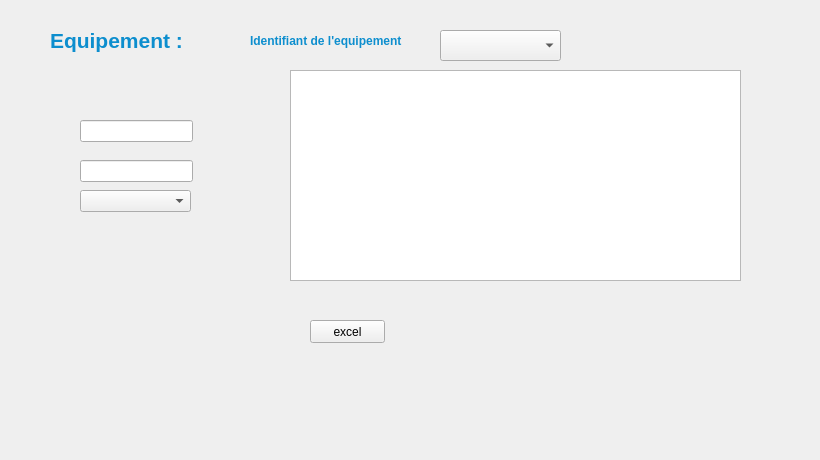
        <widget class="QWidget" name="tab_27">
         <attribute name="title">
          <string>Ajouter</string>
         </attribute>
         <widget class="QComboBox" name="x3">
          <property name="geometry">
           <rect>
            <x>80</x>
            <y>190</y>
            <width>111</width>
            <height>22</height>
           </rect>
          </property>
         </widget>
         <widget class="QLabel" name="label_51">
          <property name="geometry">
           <rect>
            <x>250</x>
            <y>20</y>
            <width>181</width>
            <height>41</height>
           </rect>
          </property>
          <property name="styleSheet">
           <string notr="true">color: #0d8ece;
font-size:50;
font:bold large;</string>
          </property>
          <property name="text">
           <string>Identifiant de l'equipement</string>
          </property>
         </widget>
         <widget class="QPushButton" name="Actualiser_2">
          <property name="geometry">
           <rect>
            <x>600</x>
            <y>30</y>
            <width>25</width>
            <height>30</height>
           </rect>
          </property>
          <property name="styleSheet">
           <string notr="true">background-color:tranparent;
border-image:url(:/images/icones/rotation.png);
background:none;
border:none;
background-repeat:none;</string>
          </property>
          <property name="text">
           <string/>
          </property>
         </widget>
         <widget class="QPushButton" name="statistique">
          <property name="geometry">
           <rect>
            <x>580</x>
            <y>310</y>
            <width>50</width>
            <height>50</height>
           </rect>
          </property>
          <property name="font">
           <font>
            <family>Arial Black</family>
            <pointsize>11</pointsize>
            <weight>75</weight>
            <bold>true</bold>
           </font>
          </property>
          <property name="autoFillBackground">
           <bool>false</bool>
          </property>
          <property name="styleSheet">
           <string notr="true">background-color:tranparent;
border-image:url(:/images/icones/stat.png);
background:none;
border:none;
background-repeat:none;</string>
          </property>
          <property name="text">
           <string/>
          </property>
         </widget>
         <widget class="QLabel" name="label_8">
          <property name="geometry">
           <rect>
            <x>50</x>
            <y>20</y>
            <width>241</width>
            <height>41</height>
           </rect>
          </property>
          <property name="font">
           <font>
            <pointsize>16</pointsize>
            <weight>75</weight>
            <italic>false</italic>
            <bold>true</bold>
           </font>
          </property>
          <property name="styleSheet">
           <string notr="true">color: #0d8ece;
font-size:50;
font:bold large;</string>
          </property>
          <property name="text">
           <string>Equipement :</string>
          </property>
         </widget>
         <widget class="QLabel" name="label_pic">
          <property name="geometry">
           <rect>
            <x>30</x>
            <y>280</y>
            <width>291</width>
            <height>141</height>
           </rect>
          </property>
          <property name="text">
           <string/>
          </property>
         </widget>
         <widget class="QPushButton" name="pushButton_27">
          <property name="geometry">
           <rect>
            <x>30</x>
            <y>350</y>
            <width>50</width>
            <height>50</height>
           </rect>
          </property>
          <property name="palette">
           <palette>
            <active>
             <colorrole role="WindowText">
              <brush brushstyle="SolidPattern">
               <color alpha="255">
                <red>85</red>
                <green>170</green>
                <blue>255</blue>
               </color>
              </brush>
             </colorrole>
             <colorrole role="Button">
              <brush brushstyle="SolidPattern">
               <color alpha="255">
                <red>0</red>
                <green>170</green>
                <blue>255</blue>
               </color>
              </brush>
             </colorrole>
             <colorrole role="Light">
              <brush brushstyle="SolidPattern">
               <color alpha="255">
                <red>127</red>
                <green>213</green>
                <blue>255</blue>
               </color>
              </brush>
             </colorrole>
             <colorrole role="Midlight">
              <brush brushstyle="SolidPattern">
               <color alpha="255">
                <red>63</red>
                <green>191</green>
                <blue>255</blue>
               </color>
              </brush>
             </colorrole>
             <colorrole role="Dark">
              <brush brushstyle="SolidPattern">
               <color alpha="255">
                <red>85</red>
                <green>170</green>
                <blue>255</blue>
               </color>
              </brush>
             </colorrole>
             <colorrole role="Mid">
              <brush brushstyle="SolidPattern">
               <color alpha="255">
                <red>85</red>
                <green>170</green>
                <blue>255</blue>
               </color>
              </brush>
             </colorrole>
             <colorrole role="Text">
              <brush brushstyle="SolidPattern">
               <color alpha="255">
                <red>85</red>
                <green>170</green>
                <blue>255</blue>
               </color>
              </brush>
             </colorrole>
             <colorrole role="BrightText">
              <brush brushstyle="SolidPattern">
               <color alpha="255">
                <red>255</red>
                <green>255</green>
                <blue>255</blue>
               </color>
              </brush>
             </colorrole>
             <colorrole role="ButtonText">
              <brush brushstyle="SolidPattern">
               <color alpha="255">
                <red>0</red>
                <green>0</green>
                <blue>0</blue>
               </color>
              </brush>
             </colorrole>
             <colorrole role="Base">
              <brush brushstyle="SolidPattern">
               <color alpha="255">
                <red>255</red>
                <green>255</green>
                <blue>255</blue>
               </color>
              </brush>
             </colorrole>
             <colorrole role="Window">
              <brush brushstyle="SolidPattern">
               <color alpha="255">
                <red>0</red>
                <green>170</green>
                <blue>255</blue>
               </color>
              </brush>
             </colorrole>
             <colorrole role="Shadow">
              <brush brushstyle="SolidPattern">
               <color alpha="255">
                <red>0</red>
                <green>0</green>
                <blue>0</blue>
               </color>
              </brush>
             </colorrole>
             <colorrole role="AlternateBase">
              <brush brushstyle="SolidPattern">
               <color alpha="255">
                <red>127</red>
                <green>212</green>
                <blue>255</blue>
               </color>
              </brush>
             </colorrole>
             <colorrole role="ToolTipBase">
              <brush brushstyle="SolidPattern">
               <color alpha="255">
                <red>255</red>
                <green>255</green>
                <blue>220</blue>
               </color>
              </brush>
             </colorrole>
             <colorrole role="ToolTipText">
              <brush brushstyle="SolidPattern">
               <color alpha="255">
                <red>0</red>
                <green>0</green>
                <blue>0</blue>
               </color>
              </brush>
             </colorrole>
             <colorrole role="PlaceholderText">
              <brush brushstyle="SolidPattern">
               <color alpha="128">
                <red>85</red>
                <green>170</green>
                <blue>255</blue>
               </color>
              </brush>
             </colorrole>
            </active>
            <inactive>
             <colorrole role="WindowText">
              <brush brushstyle="SolidPattern">
               <color alpha="255">
                <red>85</red>
                <green>170</green>
                <blue>255</blue>
               </color>
              </brush>
             </colorrole>
             <colorrole role="Button">
              <brush brushstyle="SolidPattern">
               <color alpha="255">
                <red>0</red>
                <green>170</green>
                <blue>255</blue>
               </color>
              </brush>
             </colorrole>
             <colorrole role="Light">
              <brush brushstyle="SolidPattern">
               <color alpha="255">
                <red>127</red>
                <green>213</green>
                <blue>255</blue>
               </color>
              </brush>
             </colorrole>
             <colorrole role="Midlight">
              <brush brushstyle="SolidPattern">
               <color alpha="255">
                <red>63</red>
                <green>191</green>
                <blue>255</blue>
               </color>
              </brush>
             </colorrole>
             <colorrole role="Dark">
              <brush brushstyle="SolidPattern">
               <color alpha="255">
                <red>85</red>
                <green>170</green>
                <blue>255</blue>
               </color>
              </brush>
             </colorrole>
             <colorrole role="Mid">
              <brush brushstyle="SolidPattern">
               <color alpha="255">
                <red>85</red>
                <green>170</green>
                <blue>255</blue>
               </color>
              </brush>
             </colorrole>
             <colorrole role="Text">
              <brush brushstyle="SolidPattern">
               <color alpha="255">
                <red>85</red>
                <green>170</green>
                <blue>255</blue>
               </color>
              </brush>
             </colorrole>
             <colorrole role="BrightText">
              <brush brushstyle="SolidPattern">
               <color alpha="255">
                <red>255</red>
                <green>255</green>
                <blue>255</blue>
               </color>
              </brush>
             </colorrole>
             <colorrole role="ButtonText">
              <brush brushstyle="SolidPattern">
               <color alpha="255">
                <red>0</red>
                <green>0</green>
                <blue>0</blue>
               </color>
              </brush>
             </colorrole>
             <colorrole role="Base">
              <brush brushstyle="SolidPattern">
               <color alpha="255">
                <red>255</red>
                <green>255</green>
                <blue>255</blue>
               </color>
              </brush>
             </colorrole>
             <colorrole role="Window">
              <brush brushstyle="SolidPattern">
               <color alpha="255">
                <red>0</red>
                <green>170</green>
                <blue>255</blue>
               </color>
              </brush>
             </colorrole>
             <colorrole role="Shadow">
              <brush brushstyle="SolidPattern">
               <color alpha="255">
                <red>0</red>
                <green>0</green>
                <blue>0</blue>
               </color>
              </brush>
             </colorrole>
             <colorrole role="AlternateBase">
              <brush brushstyle="SolidPattern">
               <color alpha="255">
                <red>127</red>
                <green>212</green>
                <blue>255</blue>
               </color>
              </brush>
             </colorrole>
             <colorrole role="ToolTipBase">
              <brush brushstyle="SolidPattern">
               <color alpha="255">
                <red>255</red>
                <green>255</green>
                <blue>220</blue>
               </color>
              </brush>
             </colorrole>
             <colorrole role="ToolTipText">
              <brush brushstyle="SolidPattern">
               <color alpha="255">
                <red>0</red>
                <green>0</green>
                <blue>0</blue>
               </color>
              </brush>
             </colorrole>
             <colorrole role="PlaceholderText">
              <brush brushstyle="SolidPattern">
               <color alpha="128">
                <red>85</red>
                <green>170</green>
                <blue>255</blue>
               </color>
              </brush>
             </colorrole>
            </inactive>
            <disabled>
             <colorrole role="WindowText">
              <brush brushstyle="SolidPattern">
               <color alpha="255">
                <red>85</red>
                <green>170</green>
                <blue>255</blue>
               </color>
              </brush>
             </colorrole>
             <colorrole role="Button">
              <brush brushstyle="SolidPattern">
               <color alpha="255">
                <red>0</red>
                <green>170</green>
                <blue>255</blue>
               </color>
              </brush>
             </colorrole>
             <colorrole role="Light">
              <brush brushstyle="SolidPattern">
               <color alpha="255">
                <red>127</red>
                <green>213</green>
                <blue>255</blue>
               </color>
              </brush>
             </colorrole>
             <colorrole role="Midlight">
              <brush brushstyle="SolidPattern">
               <color alpha="255">
                <red>63</red>
                <green>191</green>
                <blue>255</blue>
               </color>
              </brush>
             </colorrole>
             <colorrole role="Dark">
              <brush brushstyle="SolidPattern">
               <color alpha="255">
                <red>85</red>
                <green>170</green>
                <blue>255</blue>
               </color>
              </brush>
             </colorrole>
             <colorrole role="Mid">
              <brush brushstyle="SolidPattern">
               <color alpha="255">
                <red>85</red>
                <green>170</green>
                <blue>255</blue>
               </color>
              </brush>
             </colorrole>
             <colorrole role="Text">
              <brush brushstyle="SolidPattern">
               <color alpha="255">
                <red>85</red>
                <green>170</green>
                <blue>255</blue>
               </color>
              </brush>
             </colorrole>
             <colorrole role="BrightText">
              <brush brushstyle="SolidPattern">
               <color alpha="255">
                <red>255</red>
                <green>255</green>
                <blue>255</blue>
               </color>
              </brush>
             </colorrole>
             <colorrole role="ButtonText">
              <brush brushstyle="SolidPattern">
               <color alpha="255">
                <red>85</red>
                <green>170</green>
                <blue>255</blue>
               </color>
              </brush>
             </colorrole>
             <colorrole role="Base">
              <brush brushstyle="SolidPattern">
               <color alpha="255">
                <red>0</red>
                <green>170</green>
                <blue>255</blue>
               </color>
              </brush>
             </colorrole>
             <colorrole role="Window">
              <brush brushstyle="SolidPattern">
               <color alpha="255">
                <red>0</red>
                <green>170</green>
                <blue>255</blue>
               </color>
              </brush>
             </colorrole>
             <colorrole role="Shadow">
              <brush brushstyle="SolidPattern">
               <color alpha="255">
                <red>0</red>
                <green>0</green>
                <blue>0</blue>
               </color>
              </brush>
             </colorrole>
             <colorrole role="AlternateBase">
              <brush brushstyle="SolidPattern">
               <color alpha="255">
                <red>0</red>
                <green>170</green>
                <blue>255</blue>
               </color>
              </brush>
             </colorrole>
             <colorrole role="ToolTipBase">
              <brush brushstyle="SolidPattern">
               <color alpha="255">
                <red>255</red>
                <green>255</green>
                <blue>220</blue>
               </color>
              </brush>
             </colorrole>
             <colorrole role="ToolTipText">
              <brush brushstyle="SolidPattern">
               <color alpha="255">
                <red>0</red>
                <green>0</green>
                <blue>0</blue>
               </color>
              </brush>
             </colorrole>
             <colorrole role="PlaceholderText">
              <brush brushstyle="SolidPattern">
               <color alpha="128">
                <red>0</red>
                <green>0</green>
                <blue>0</blue>
               </color>
              </brush>
             </colorrole>
            </disabled>
           </palette>
          </property>
          <property name="font">
           <font>
            <family>Arial Black</family>
            <pointsize>8</pointsize>
            <weight>75</weight>
            <bold>true</bold>
           </font>
          </property>
          <property name="autoFillBackground">
           <bool>false</bool>
          </property>
          <property name="styleSheet">
           <string notr="true">background-color:tranparent;
border-image:url(:/images/icones/exit.png);
background:none;
border:none;
background-repeat:none;</string>
          </property>
          <property name="text">
           <string/>
          </property>
         </widget>
         <widget class="QComboBox" name="x2">
          <property name="geometry">
           <rect>
            <x>440</x>
            <y>30</y>
            <width>121</width>
            <height>31</height>
           </rect>
          </property>
         </widget>
         <widget class="QPushButton" name="actualiser_3">
          <property name="geometry">
           <rect>
            <x>210</x>
            <y>190</y>
            <width>25</width>
            <height>25</height>
           </rect>
          </property>
          <property name="font">
           <font>
            <family>Arial Black</family>
            <pointsize>9</pointsize>
            <weight>75</weight>
            <bold>true</bold>
           </font>
          </property>
          <property name="autoFillBackground">
           <bool>false</bool>
          </property>
          <property name="styleSheet">
           <string notr="true">background-color:tranparent;
border-image:url(:/images/icones/rotation.png);
background:none;
border:none;
background-repeat:none;</string>
          </property>
          <property name="text">
           <string/>
          </property>
         </widget>
         <widget class="QPushButton" name="pdf_4">
          <property name="geometry">
           <rect>
            <x>500</x>
            <y>310</y>
            <width>50</width>
            <height>50</height>
           </rect>
          </property>
          <property name="font">
           <font>
            <family>Arial Black</family>
            <pointsize>11</pointsize>
            <weight>75</weight>
            <bold>true</bold>
           </font>
          </property>
          <property name="autoFillBackground">
           <bool>false</bool>
          </property>
          <property name="styleSheet">
           <string notr="true">background-color:tranparent;
border-image:url(:/images/icones/pdf.png);
background:none;
border:none;
background-repeat:none;</string>
          </property>
          <property name="text">
           <string/>
          </property>
         </widget>
         <widget class="QPushButton" name="pb_supprimer_3">
          <property name="geometry">
           <rect>
            <x>570</x>
            <y>30</y>
            <width>30</width>
            <height>30</height>
           </rect>
          </property>
          <property name="autoFillBackground">
           <bool>false</bool>
          </property>
          <property name="styleSheet">
           <string notr="true">background-color:tranparent;
border-image:url(:/images/icones/delete.png);
background:none;
border:none;
background-repeat:none;</string>
          </property>
          <property name="text">
           <string/>
          </property>
         </widget>
         <widget class="QPushButton" name="exporter">
          <property name="geometry">
           <rect>
            <x>660</x>
            <y>310</y>
            <width>50</width>
            <height>50</height>
           </rect>
          </property>
          <property name="font">
           <font>
            <family>Arial Black</family>
            <pointsize>11</pointsize>
            <weight>75</weight>
            <bold>true</bold>
           </font>
          </property>
          <property name="autoFillBackground">
           <bool>false</bool>
          </property>
          <property name="styleSheet">
           <string notr="true">background-color:tranparent;
border-image:url(:/images/icones/export.png);
background:none;
border:none;
background-repeat:none;</string>
          </property>
          <property name="text">
           <string/>
          </property>
         </widget>
         <widget class="QLineEdit" name="lineEdit_nb">
          <property name="geometry">
           <rect>
            <x>80</x>
            <y>160</y>
            <width>113</width>
            <height>22</height>
           </rect>
          </property>
         </widget>
         <widget class="QLineEdit" name="lineEdit_id">
          <property name="geometry">
           <rect>
            <x>110</x>
            <y>120</y>
            <width>61</width>
            <height>16</height>
           </rect>
          </property>
         </widget>
         <widget class="QLineEdit" name="lineEdit_type">
          <property name="geometry">
           <rect>
            <x>80</x>
            <y>120</y>
            <width>113</width>
            <height>22</height>
           </rect>
          </property>
         </widget>
         <widget class="QTableView" name="tabequip">
          <property name="geometry">
           <rect>
            <x>290</x>
            <y>70</y>
            <width>451</width>
            <height>211</height>
           </rect>
          </property>
         </widget>
         <widget class="QPushButton" name="pb_ajout">
          <property name="geometry">
           <rect>
            <x>420</x>
            <y>310</y>
            <width>50</width>
            <height>50</height>
           </rect>
          </property>
          <property name="font">
           <font>
            <family>Arial Black</family>
            <pointsize>8</pointsize>
            <weight>75</weight>
            <bold>true</bold>
           </font>
          </property>
          <property name="autoFillBackground">
           <bool>false</bool>
          </property>
          <property name="styleSheet">
           <string notr="true">background-color:tranparent;
border-image:url(:/images/icones/add.png);
background:none;
border:none;
background-repeat:none;
</string>
          </property>
          <property name="text">
           <string/>
          </property>
         </widget>
         <widget class="QLabel" name="label_57">
          <property name="geometry">
           <rect>
            <x>-4</x>
            <y>-7</y>
            <width>811</width>
            <height>451</height>
           </rect>
          </property>
          <property name="styleSheet">
           <string notr="true">background-color:tranparent;
border-image:url(:/images/icones/back.jpg);
background:none;
border:none;
background-repeat:none;</string>
          </property>
          <property name="text">
           <string/>
          </property>
         </widget>
         <widget class="QPushButton" name="excel1">
          <property name="geometry">
           <rect>
            <x>310</x>
            <y>320</y>
            <width>75</width>
            <height>23</height>
           </rect>
          </property>
          <property name="text">
           <string>excel</string>
          </property>
         </widget>
         <zorder>label_57</zorder>
         <zorder>x3</zorder>
         <zorder>label_51</zorder>
         <zorder>Actualiser_2</zorder>
         <zorder>statistique</zorder>
         <zorder>label_8</zorder>
         <zorder>label_pic</zorder>
         <zorder>pushButton_27</zorder>
         <zorder>x2</zorder>
         <zorder>actualiser_3</zorder>
         <zorder>pdf_4</zorder>
         <zorder>pb_supprimer_3</zorder>
         <zorder>exporter</zorder>
         <zorder>lineEdit_nb</zorder>
         <zorder>lineEdit_id</zorder>
         <zorder>lineEdit_type</zorder>
         <zorder>tabequip</zorder>
         <zorder>pb_ajout</zorder>
         <zorder>excel1</zorder>
        </widget>
